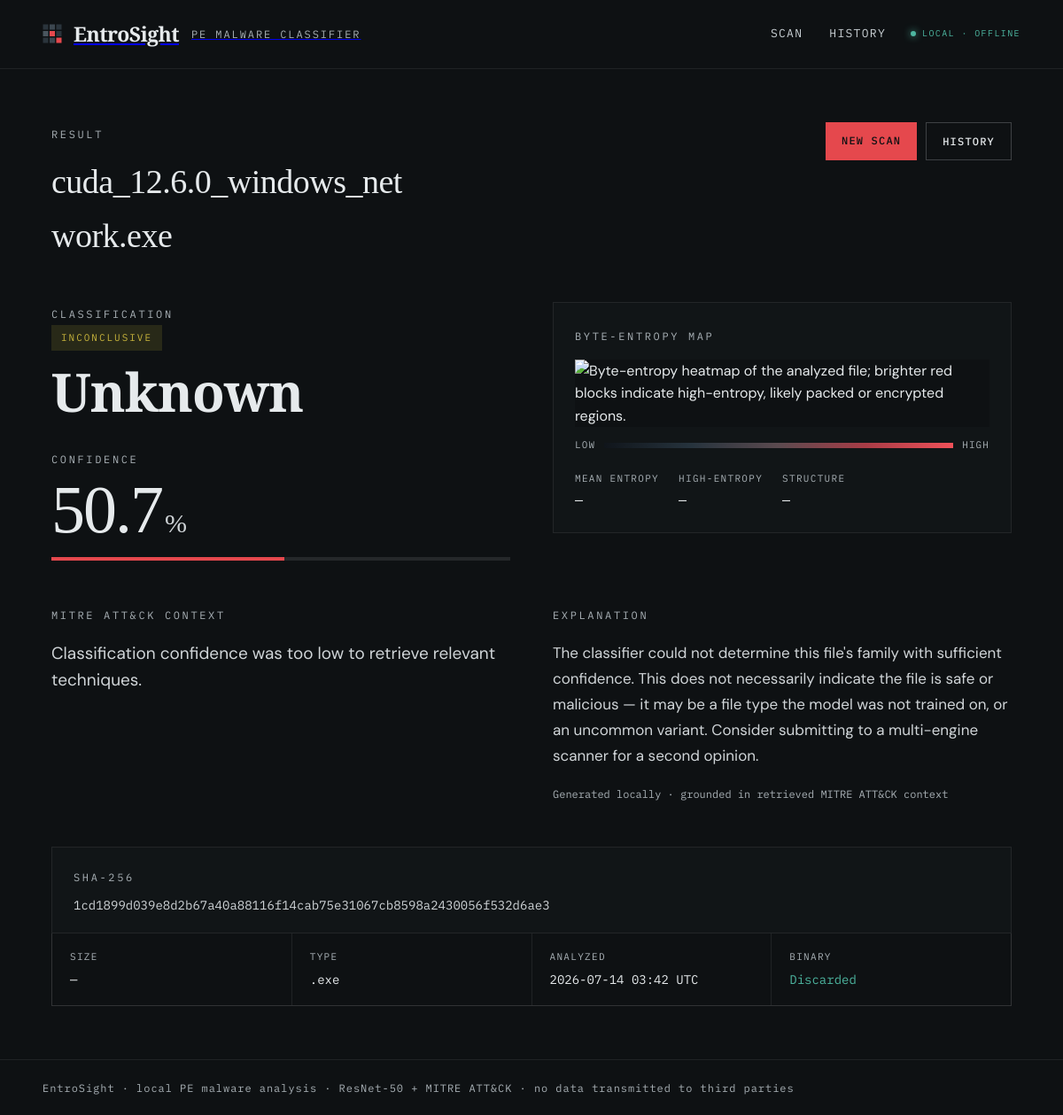
The app's page /scan/41 with its own data.
### tables this page shows
CREATE TABLE scan_results (
    id INTEGER PRIMARY KEY AUTOINCREMENT,
    sha256 TEXT NOT NULL,
    filename TEXT NOT NULL,
    predicted_label TEXT NOT NULL,
    confidence REAL NOT NULL,
    explanation TEXT NOT NULL,
    heatmap_path TEXT NOT NULL,
    timestamp DATETIME DEFAULT CURRENT_TIMESTAMP,
    total_time_ms REAL NOT NULL
, file_size INTEGER NOT NULL DEFAULT 0);

### app/main.py (the view)
@app.get("/scan/{scan_id}", response_class=HTMLResponse)
async def scan_result_page(request: Request, scan_id: int):
    db: ScanHistoryDB = request.app.state.components.db
    record = await db.get_result(scan_id)
    if record is None:
        return templates.TemplateResponse(
            request,
            "error.html",
            {"isError": True, "error_message": "Scan not found"},
            status_code=404,
        )
    record.heatmap_url = _heatmap_url_for(record)
    file_size_human = _format_file_size(record.file_size)
    heatmap_stats = _compute_heatmap_stats(record.heatmap_path)
    techniques = _get_techniques_for_record(record, request.app.state.components.rag_engine)
    return templates.TemplateResponse(
        request,
        "result.html",
        {
            "isResult": True,
            "r": record,
            "file_size_human": file_size_human,
            "heatmap_stats": heatmap_stats,
            "techniques": techniques,
        },
    )

### app/templates/result.html (shortened to what this page needs)
{% extends "base.html" %}
{% block content %}
{% set is_benign = (r.predicted_label == "Benign") %}
{% set is_unknown = (r.predicted_label == "Unknown") %}
{% set confidence_pct = (r.confidence * 100) if r.confidence is not none else 0 %}
{% set heatmap_src = (r.heatmap_url if r.heatmap_url is defined and r.heatmap_url
                      else (r.heatmap_path if r.heatmap_path is defined else "")) %}
<article class="result-view">
  <div class="result-header">
    <div>
      <span class="eyebrow">Result</span>
      <h1 class="result-title">{{ r.filename }}</h1>
    </div>
    <div class="result-header__actions">
      <a href="/" class="btn btn--primary">New scan</a>
      <a href="/history" class="btn btn--ghost">History</a>
    </div>
  </div>
  <div class="split-grid">
    <div>
      <span class="eyebrow">Classification</span>
      <div>
        <span class="verdict-badge {{ 'verdict-badge--benign' if is_benign else ('verdict-badge--unknown' if is_unknown else 'verdict-badge--malicious') }}">
          {{ "Benign" if is_benign else ("Inconclusive" if is_unknown else "Malicious") }}
        </span>
      </div>
      <h2 class="family-name">{{ r.predicted_label }}</h2>
      <div style="margin-top:32px">
        <span class="eyebrow">Confidence</span>
        <div class="confidence-value">
          <span class="confidence-value__num">{{ confidence_pct | round(1) }}</span>
          <span class="confidence-value__pct">%</span>
        </div>
        <div class="meter">
          <div class="meter__fill" style="width:{{ confidence_pct }}%"></div>
        </div>
      </div>
    </div>
    <div class="panel">
      <span class="eyebrow">Byte-entropy map</span>
      {% if heatmap_src %}
      <img
        class="heatmap-canvas"
        src="{{ heatmap_src }}"
        alt="Byte-entropy heatmap of the analyzed file; brighter red blocks indicate high-entropy, likely packed or encrypted regions."
      />
      {% endif %}
      <div class="heatmap-legend">
        <span class="heatmap-legend__label">LOW</span>
        <div class="heatmap-legend__bar" aria-hidden="true"></div>
        <span class="heatmap-legend__label">HIGH</span>
      </div>
      <div class="stat-row">
        <div class="stat">
          <span class="stat__label">Mean entropy</span>
          <span class="stat__value">
            {% if heatmap_stats is defined and heatmap_stats and heatmap_stats.mean_entropy is not none %}
              {{ heatmap_stats.mean_entropy }} <span class="unit">bits/byte</span>
            {% else %}—{% endif %}
          </span>
        </div>
        <div class="stat">
          <span class="stat__label">High-entropy</span>
          <span class="stat__value">
            {% if heatmap_stats is defined and heatmap_stats and heatmap_stats.high_entropy_pct is not none %}
              {{ heatmap_stats.high_entropy_pct }}
            {% else %}—{% endif %}
          </span>
        </div>
        <div class="stat">
          <span class="stat__label">Structure</span>
          <span class="stat__value">
            {% if heatmap_stats is defined and heatmap_stats and heatmap_stats.structure %}
              {{ heatmap_stats.structure }}
            {% else %}—{% endif %}
          </span>
        </div>
      </div>
    </div>
  </div>
  <div class="split-grid split-grid--gap-lg">
    <div>
      <span class="eyebrow">MITRE ATT&amp;CK context</span>
      {% if techniques %}
      <div class="tech-list">
        {% for t in techniques %}
        <div class="tech">
          <span class="tech__id">{{ t.technique_id }}</span>
          <span class="tech__name">{{ t.technique_name }}</span>
          <span class="tech__tactic">{{ t.tactic if t.tactic is defined and t.tactic else "" }}</span>
        </div>
        {% endfor %}
      </div>
      {% elif is_benign %}
      <p class="lead" style="margin-top:16px">No ATT&amp;CK techniques are associated with a benign classification.</p>
      {% elif is_unknown %}
      <p class="lead" style="margin-top:16px">Classification confidence was too low to retrieve relevant techniques.</p>
      {% else %}
      <p class="lead" style="margin-top:16px">No ATT&amp;CK techniques were retrieved for this sample.</p>
      {% endif %}
    </div>
    <div>
      <span class="eyebrow">Explanation</span>
      <p class="explanation">{{ r.explanation }}</p>
      <span class="explanation-footer">Generated locally · grounded in retrieved MITRE ATT&amp;CK context</span>
    </div>
  </div>
  <div class="hash-panel">
    <span class="eyebrow">SHA-256</span>
    <div class="hash-panel__value">{{ r.sha256 }}</div>
  </div>
  <div class="grid-cards grid-cards--meta">
    <div class="card card--meta">
      <span class="card__label">Size</span>
      <span class="card__value">
        {% if file_size_human is defined and file_size_human %}{{ file_size_human }}{% else %}—{% endif %}
      </span>
    </div>
    <div class="card card--meta">
      <span class="card__label">Type</span>
      <span class="card__value">
        {% if "." in r.filename %}.{{ r.filename.rsplit(".", 1)[-1] | lower }}{% else %}—{% endif %}
      </span>
    </div>
    <div class="card card--meta">
      <span class="card__label">Analyzed</span>
      <span class="card__value">
        {% if timestamp_str is defined and timestamp_str %}
          {{ timestamp_str }}
        {% elif r.timestamp is defined and r.timestamp %}
          {{ r.timestamp.strftime("%Y-%m-%d %H:%M UTC") if r.timestamp.strftime is defined else r.timestamp }}
        {% else %}—{% endif %}
      </span>
    </div>
    <div class="card card--meta">
      <span class="card__label">Binary</span>
      <span class="card__value card__value--ok">Discarded</span>
    </div>
  </div>
</article>
{% endblock %}

### records on screen
scan_results: filename "cuda_12.6.0_windows_network.exe", predicted_label "Unknown", explanation "The classifier could not determine this file's family with sufficient confidence. This does not necessarily indicate the file is safe or malicious — it may be a file type the model was not trained on, or an uncommon variant. Consider submitting to a multi-engine scanner for a second opinion.", sha256 "1cd1899d039e8d2b67a40a88116f14cab75e31067cb8598a2430056f532d6ae3", filename "exe"

### other values on screen
{{ confidence_pct | round(1) }} "50.7"
